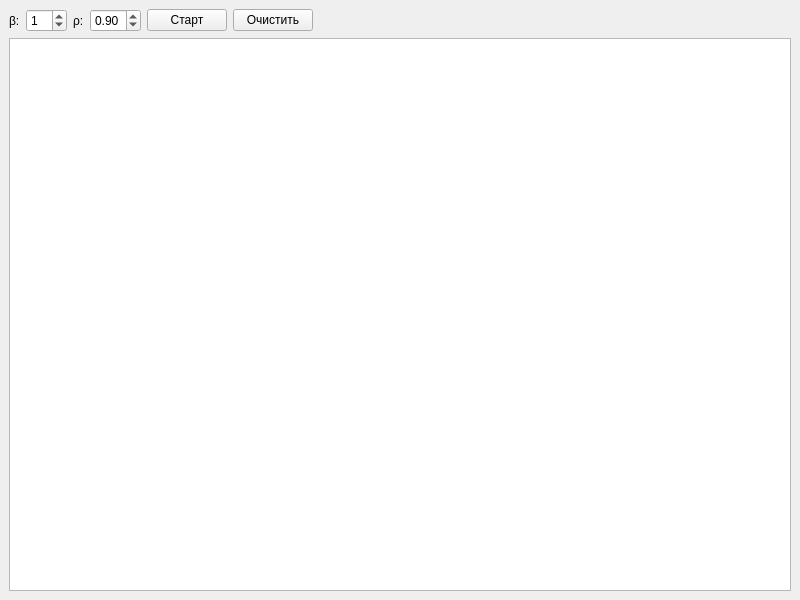
<?xml version="1.0" encoding="UTF-8"?>
<ui version="4.0">
 <class>MainWindow</class>
 <widget class="QMainWindow" name="MainWindow">
  <property name="geometry">
   <rect>
    <x>0</x>
    <y>0</y>
    <width>800</width>
    <height>600</height>
   </rect>
  </property>
  <property name="windowTitle">
   <string>MainWindow</string>
  </property>
  <widget class="QWidget" name="centralwidget">
   <layout class="QVBoxLayout" name="verticalLayout">
    <item>
     <layout class="QHBoxLayout" name="horizontalLayout">
      <item>
       <widget class="QLabel" name="label">
        <property name="text">
         <string>β:</string>
        </property>
       </widget>
      </item>
      <item>
       <widget class="QSpinBox" name="beta">
        <property name="sizePolicy">
         <sizepolicy hsizetype="Fixed" vsizetype="Fixed">
          <horstretch>0</horstretch>
          <verstretch>0</verstretch>
         </sizepolicy>
        </property>
        <property name="maximum">
         <number>10</number>
        </property>
        <property name="value">
         <number>1</number>
        </property>
       </widget>
      </item>
      <item>
       <widget class="QLabel" name="label_2">
        <property name="text">
         <string>ρ:</string>
        </property>
       </widget>
      </item>
      <item>
       <widget class="QDoubleSpinBox" name="rho">
        <property name="sizePolicy">
         <sizepolicy hsizetype="Fixed" vsizetype="Fixed">
          <horstretch>0</horstretch>
          <verstretch>0</verstretch>
         </sizepolicy>
        </property>
        <property name="maximum">
         <double>1.000000000000000</double>
        </property>
        <property name="singleStep">
         <double>0.050000000000000</double>
        </property>
        <property name="value">
         <double>0.900000000000000</double>
        </property>
       </widget>
      </item>
      <item>
       <widget class="QPushButton" name="pushButton">
        <property name="sizePolicy">
         <sizepolicy hsizetype="Fixed" vsizetype="Fixed">
          <horstretch>0</horstretch>
          <verstretch>0</verstretch>
         </sizepolicy>
        </property>
        <property name="text">
         <string>Старт</string>
        </property>
       </widget>
      </item>
      <item>
       <widget class="QPushButton" name="pushButton_clear">
        <property name="text">
         <string>Очистить</string>
        </property>
       </widget>
      </item>
      <item>
       <spacer name="horizontalSpacer">
        <property name="orientation">
         <enum>Qt::Horizontal</enum>
        </property>
        <property name="sizeHint" stdset="0">
         <size>
          <width>40</width>
          <height>20</height>
         </size>
        </property>
       </spacer>
      </item>
     </layout>
    </item>
    <item>
     <widget class="QTextEdit" name="textEdit"/>
    </item>
   </layout>
  </widget>
 </widget>
 <resources/>
 <connections/>
</ui>
